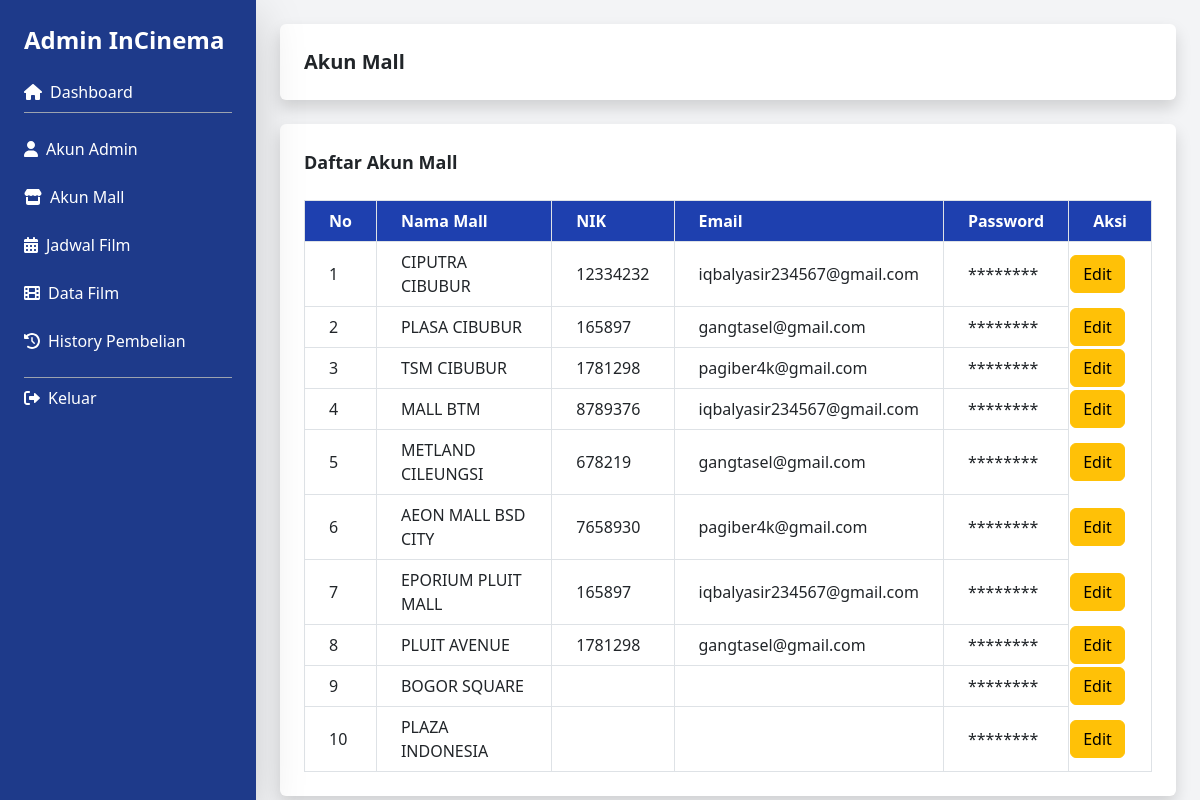
Page /admin/akun_mall.php on the committed database.
### tables this page shows
CREATE TABLE `akun_mall` (
  `id` int(11) NOT NULL,
  `email` varchar(255) NOT NULL,
  `password` varchar(231) NOT NULL,
  `nama_mall` varchar(231) NOT NULL,
  `nik` varchar(231) NOT NULL
);

### admin/akun_mall.php (the view, shortened to what this page needs)
<!DOCTYPE html>
<html lang="id">
<head>
    <script src="https://cdn.tailwindcss.com"></script>
    <link rel="stylesheet" href="https://cdn.jsdelivr.net/npm/bootstrap@5.3.3/dist/css/bootstrap.min.css">
</head>
<body class="bg-gray-100">
    <div class="flex h-screen">
        <aside class="w-64 bg-blue-900 text-white p-6 fixed h-full top-0 left-0 shadow-lg">
            <h1 class="text-2xl font-bold mb-6">Admin InCinema</h1>
            <nav>
                <ul>
                    <li class="mb-4 border-b border-gray-400 pb-2">
                        <a href="dashboard.php" class="flex items-center gap-2 hover:text-gray-300">
                            <i class="fas fa-home"></i> Dashboard
                        </a>
                    </li>
                    <li class="mb-4">
                        <a href="akun_admin.php" class="flex items-center gap-2 hover:text-gray-300">
                            <i class="fas fa-user"></i> Akun Admin
                        </a>
                    </li>
                    <li class="mb-4">
                        <a href="akun_mall.php" class="flex items-center gap-2 hover:text-gray-300">
                            <i class="fas fa-store"></i> Akun Mall
                        </a>
                    </li>
                    <li class="mb-4">
                        <a href="jadwal_film.php" class="flex items-center gap-2 hover:text-gray-300">
                            <i class="fas fa-calendar-alt"></i> Jadwal Film
                        </a>
                    </li>
                    <li class="mb-4">
                        <a href="data_film.php" class="flex items-center gap-2 hover:text-gray-300">
                            <i class="fas fa-film"></i> Data Film
                        </a>
                    </li>
                    <li class="mb-4">
                        <a href="history_pembelian.php" class="flex items-center gap-2 hover:text-gray-300">
                            <i class="fas fa-history"></i> History Pembelian
                        </a>
                    </li>
                    <li class="mb-4 mt-6 border-t border-gray-400 pt-2">
                        <a href="index.php" class="flex items-center gap-2 hover:text-gray-300">
                            <i class="fas fa-sign-out-alt"></i> Keluar
                        </a>
                    </li>
                </ul>
            </nav>
        </aside>
        <main class="flex-1 p-6 ml-64">
            <header class="bg-white p-4 rounded shadow mb-6 flex justify-between items-center">
                <h2 class="text-xl font-semibold">Akun Mall</h2>
            </header>
            <section class="bg-white p-6 rounded shadow">
                <h3 class="text-lg font-semibold mb-4">Daftar Akun Mall</h3>
                <?php
                include '../koneksi.php';
                $query = "SELECT * FROM akun_mall";
                $result = mysqli_query($conn, $query);
                ?>
                <table class="w-full border-collapse border border-gray-300">
                    <thead>
                        <tr class="bg-blue-800 text-white">
                            <th class="border border-gray-300 px-4 py-2">No</th>
                            <th class="border border-gray-300 px-4 py-2">Nama Mall</th>
                            <th class="border border-gray-300 px-4 py-2">NIK</th>
                            <th class="border border-gray-300 px-4 py-2">Email</th>
                            <th class="border border-gray-300 px-4 py-2">Password</th>
                            <th class="border border-gray-300 px-4 py-2">Aksi</th>
                        </tr>
                    </thead>
                    <tbody>
                        <?php if (mysqli_num_rows($result) > 0): ?>
                            <?php $no = 1; ?>
                            <?php while ($row = mysqli_fetch_assoc($result)): ?>
                                <tr>
                                    <td class="border border-gray-300 px-4 py-2"><?= $no++ ?></td>
                                    <td class="border border-gray-300 px-4 py-2"><?= htmlspecialchars($row['nama_mall']) ?></td>
                                    <td class="border border-gray-300 px-4 py-2"><?= htmlspecialchars($row['nik']) ?></td>
                                    <td class="border border-gray-300 px-4 py-2"><?= htmlspecialchars($row['email']) ?></td>
                                    <td class="border border-gray-300 px-4 py-2">********</td>
                                    <td>
                                        <button class="btn btn-warning btn-edit"
                                            data-id="<?= $row['id'] ?>"
                                            data-nama="<?= htmlspecialchars($row['nama_mall']) ?>"
                                            data-nik="<?= htmlspecialchars($row['nik']) ?>"
                                            data-email="<?= htmlspecialchars($row['email']) ?>"
                                            data-bs-toggle="modal"
                                            data-bs-target="#modalTambahJadwal">
                                            Edit
                                        </button>
                                    </td>
                                </tr>
                            <?php endwhile; ?>
                        <?php else: ?>
                            <tr>
                                <td colspan="6" class="border border-gray-300 px-4 py-2 text-center">Tidak ada data</td>
                            </tr>
                        <?php endif; ?>
                    </tbody>
                </table>
            </section>
        </main>
</body>
</html>

### rows in the picture
akun_mall: nama_mall "CIPUTRA CIBUBUR", nik "12334232", email "iqbalyasir234567@gmail.com"
akun_mall: nama_mall "PLASA CIBUBUR", nik "165897", email "gangtasel@gmail.com"
akun_mall: nama_mall "TSM CIBUBUR", nik "1781298", email "pagiber4k@gmail.com"
akun_mall: nama_mall "MALL BTM", nik "8789376", email "iqbalyasir234567@gmail.com"
akun_mall: nama_mall "METLAND CILEUNGSI", nik "678219", email "gangtasel@gmail.com"
akun_mall: nama_mall "AEON MALL BSD CITY", nik "7658930", email "pagiber4k@gmail.com"
akun_mall: nama_mall "EPORIUM PLUIT MALL", nik "165897", email "iqbalyasir234567@gmail.com"
akun_mall: nama_mall "PLUIT AVENUE", nik "1781298", email "gangtasel@gmail.com"
akun_mall: nama_mall "BOGOR SQUARE"
akun_mall: nama_mall "PLAZA INDONESIA"
